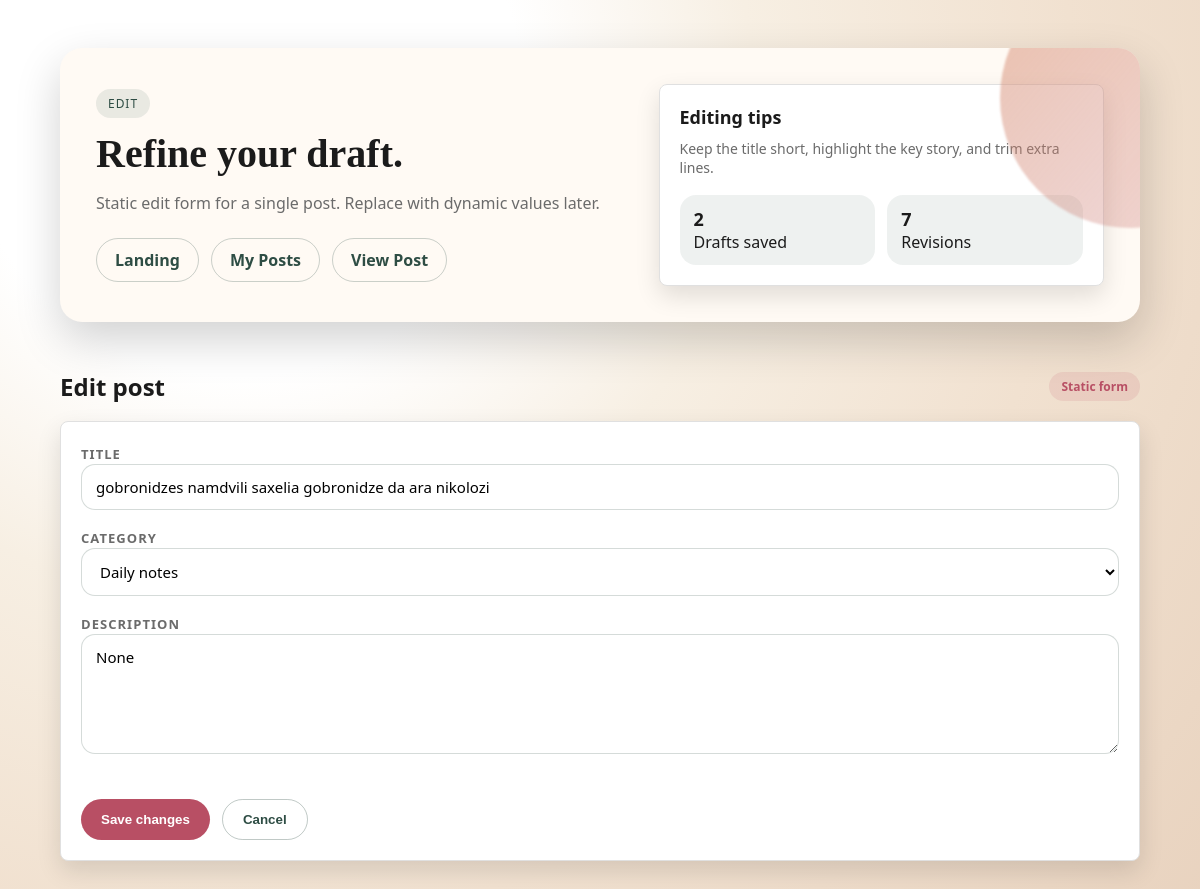
/api/posts/update/17 (signed in), run on the app's committed database.
### main/models/post.py (models this page shows, shortened)
class Posts(db.Model):
    id: Mapped[int] = mapped_column(primary_key=True)
    title: Mapped[str] = mapped_column(String(500))
    description: Mapped[str | None]
    user_id: Mapped[int] = mapped_column(
        ForeignKey("user.id", ondelete="CASCADE")
    )
    status: Mapped[str] = mapped_column(String(10), default="draft",
                                        server_default="draft")
    views_count: Mapped[int] = mapped_column(default=0, server_default='0')
    category: Mapped[str | None]
    published_at: Mapped[datetime | None]
    created_at: Mapped[datetime] = mapped_column(
        DateTime(timezone=True),
        server_default=func.now()
    )
    updated_at: Mapped[datetime] = mapped_column(
        DateTime(timezone=True),
        onupdate=func.now(),
        server_default=func.now()
    )
    user: Mapped["User"] = relationship(back_populates="posts")

### main/routes/posts/template_views.py (the view, shortened to what this page needs)
@posts_bp.route("/update/<int:post_id>", methods=["GET", "POST"])
@login_required
def update(post_id: int):
    post = db.session.get(Posts, post_id)
    if not post:
        return redirect(url_for("posts.my_posts"))
    if request.method == "GET":
        return render_template("posts/edit_post.html", post=post, cat_options=CATEGORY_OPTIONS)

### main/routes/users/template_views.py (called while the page is built)
@login_manager.user_loader
def load_user(user_id):
    return User.query.get(int(user_id))

### templates/posts/edit_post.html (shortened to what this page needs)
<!DOCTYPE html>
<html lang="en">
<head>
    <link rel="stylesheet" href="/static/style.css">
</head>
<body>
<main class="page">
    <div class="shell">
        <section class="hero">
            <div>
                <span class="pill">Edit</span>
                <h1>Refine your draft.</h1>
                <p>Static edit form for a single post. Replace with dynamic values later.</p>
                <div class="nav">
                    <a href="/">Landing</a>
                    <a href="/my-posts">My Posts</a>
                    <a href="/post/1">View Post</a>
                </div>
            </div>
            <div class="card">
                <h3>Editing tips</h3>
                <p>Keep the title short, highlight the key story, and trim extra lines.</p>
                <div class="stats">
                    <div class="stat">
                        <span>2</span>
                        Drafts saved
                    </div>
                    <div class="stat">
                        <span>7</span>
                        Revisions
                    </div>
                </div>
            </div>
        </section>
        <div class="section-title">
            <h2>Edit post</h2>
            <span class="tag">Static form</span>
        </div>
        <section class="card">
            <form class="form" action="{{ url_for('posts.update', post_id=post.id) }}" method="post">
                <div>
                    <label>Title</label>
                    <input type="text" value="{{ post.title }}" name="title" required>
                </div>
                <div>
                    <label>Category</label>
                    <select name="category">
                        {% for cat in cat_options %}
                        <option value="{{ cat }}"   {% if cat == post.category %}selected{% endif %} >{{ cat }}  </option>
                        {% endfor %}
                    </select>
                </div>
                <div>
                    <label>Description</label>
                    <textarea name="description">{{ post.description }}</textarea>
                </div>
                <div class="nav">
                    <button class="button" type="submit">Save changes</button>
                    <button class="button secondary" type="button">Cancel</button>
                </div>
            </form>
        </section>
    </div>
</main>
</body>
</html>

### static/style.css (style rules this page uses)
:root { --ink: #1b1b1b; --muted: #6b6b6b; --cream: #f6f1e8; --peach: #f2c4a8; --clay: #d89073; --berry: #b84f64; --pine: #2e4d44; --paper: #fffaf4; --shadow: 0 18px 45px rgba(0, 0, 0, 0.18); --shadow-soft: 0 10px 25px rgba(0, 0, 0, 0.12); --radius-lg: 22px; --radius-md: 14px; }
* { box-sizing: border-box; }
body { margin: 0; font-family: "Space Grotesk", "Segoe UI", sans-serif; color: var(--ink); background: radial-gradient(circle at 20% 10%, #fff 0, #fff 22%, #f7efe3 40%, #f1e1d0 65%, #e8d2be 100%); min-height: 100vh; }
.page { padding: 48px 24px 80px; }
.shell { max-width: 1080px; margin: 0 auto; }
.hero { display: grid; grid-template-columns: minmax(0, 1.2fr) minmax(0, 1fr); gap: 28px; align-items: center; padding: 36px; background: var(--paper); border-radius: var(--radius-lg); box-shadow: var(--shadow); position: relative; overflow: hidden; }
.hero::after { content: ""; position: absolute; right: -120px; top: -80px; width: 260px; height: 260px; border-radius: 50%; background: linear-gradient(130deg, rgba(216, 144, 115, 0.55), rgba(184, 79, 100, 0.2)); filter: blur(1px); }
.hero h1 { font-family: "DM Serif Display", "Georgia", serif; font-size: 40px; line-height: 1.1; margin: 0 0 16px; }
.hero p { margin: 0 0 24px; color: var(--muted); font-size: 16px; }
.pill { display: inline-flex; align-items: center; gap: 8px; padding: 6px 12px; border-radius: 999px; background: rgba(46, 77, 68, 0.1); color: var(--pine); font-size: 12px; letter-spacing: 0.08em; text-transform: uppercase; margin-bottom: 14px; }
.nav { display: flex; flex-wrap: wrap; gap: 12px; margin: 24px 0 0; }
.nav a { text-decoration: none; padding: 10px 18px; border-radius: 999px; border: 1px solid rgba(46, 77, 68, 0.25); color: var(--pine); font-weight: 600; transition: transform 0.2s ease, box-shadow 0.2s ease; }
.card { background: var(--paper); border-radius: var(--radius-md); padding: 20px; box-shadow: var(--shadow-soft); }
.card h3 { margin: 0 0 10px; font-size: 18px; }
.card p { margin: 0; color: var(--muted); font-size: 14px; }
.section-title { display: flex; align-items: center; justify-content: space-between; margin: 48px 0 18px; }
.section-title h2 { margin: 0; font-size: 24px; }
.stats { display: grid; grid-template-columns: repeat(auto-fit, minmax(120px, 1fr)); gap: 12px; margin-top: 18px; }
.stat { background: rgba(46, 77, 68, 0.08); border-radius: 16px; padding: 12px 14px; }
.stat span { display: block; font-size: 18px; font-weight: 700; }
.form { display: grid; gap: 16px; }
.form label { font-size: 13px; font-weight: 600; text-transform: uppercase; letter-spacing: 0.08em; color: var(--muted); }
.form input, .form textarea, .form select { width: 100%; padding: 12px 14px; border-radius: 14px; border: 1px solid rgba(46, 77, 68, 0.2); font-size: 15px; font-family: inherit; background: #fff; }
.form textarea { min-height: 120px; resize: vertical; }
.button { display: inline-flex; align-items: center; justify-content: center; gap: 8px; padding: 12px 20px; border-radius: 999px; background: var(--berry); color: #fff; text-decoration: none; font-weight: 600; border: none; cursor: pointer; }
.button.secondary { background: transparent; color: var(--pine); border: 1px solid rgba(46, 77, 68, 0.3); }
.tag { display: inline-flex; padding: 6px 12px; border-radius: 999px; background: rgba(184, 79, 100, 0.12); color: var(--berry); font-weight: 600; font-size: 12px; }
.card { background-color: #ffffff; border: 1px solid #e0e0e0; border-radius: 8px; overflow: hidden; transition: transform 0.2s ease, box-shadow 0.2s ease; }

### data on the page
Posts: title "gobronidzes namdvili saxelia gobronidze da ara nikolozi", category "Daily notes", description "None"
